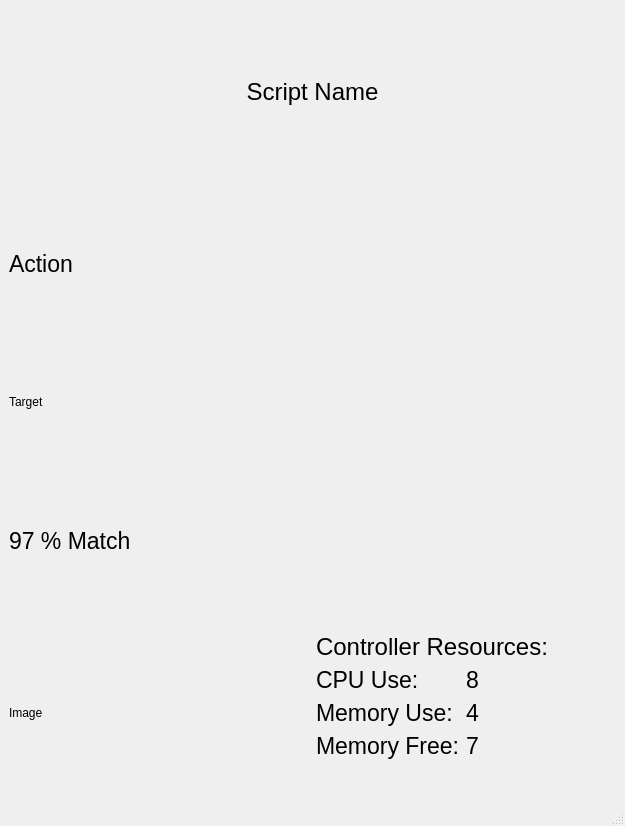
<?xml version="1.0" encoding="UTF-8"?>
<ui version="4.0">
 <class>MainWindow</class>
 <widget class="QMainWindow" name="MainWindow">
  <property name="geometry">
   <rect>
    <x>0</x>
    <y>0</y>
    <width>625</width>
    <height>826</height>
   </rect>
  </property>
  <property name="windowTitle">
   <string>MainWindow</string>
  </property>
  <widget class="QWidget" name="centralwidget">
   <layout class="QVBoxLayout" name="verticalLayout_2">
    <item>
     <layout class="QVBoxLayout" name="verticalLayout">
      <item>
       <layout class="QHBoxLayout" name="horizontalLayout">
        <item>
         <widget class="QLabel" name="label_6">
          <property name="font">
           <font>
            <pointsize>18</pointsize>
           </font>
          </property>
          <property name="text">
           <string>Script Name</string>
          </property>
          <property name="alignment">
           <set>Qt::AlignCenter</set>
          </property>
         </widget>
        </item>
       </layout>
      </item>
      <item>
       <layout class="QHBoxLayout" name="horizontalLayout_2">
        <item>
         <widget class="QLabel" name="label_5">
          <property name="font">
           <font>
            <pointsize>17</pointsize>
           </font>
          </property>
          <property name="text">
           <string>Action</string>
          </property>
         </widget>
        </item>
       </layout>
      </item>
      <item>
       <widget class="QLabel" name="label_2">
        <property name="maximumSize">
         <size>
          <width>200</width>
          <height>100</height>
         </size>
        </property>
        <property name="text">
         <string>Target</string>
        </property>
       </widget>
      </item>
      <item>
       <widget class="QLabel" name="label_3">
        <property name="font">
         <font>
          <pointsize>17</pointsize>
         </font>
        </property>
        <property name="text">
         <string>97 % Match</string>
        </property>
       </widget>
      </item>
      <item>
       <layout class="QHBoxLayout" name="horizontalLayout_3">
        <item>
         <widget class="QLabel" name="label">
          <property name="text">
           <string>Image</string>
          </property>
         </widget>
        </item>
        <item>
         <layout class="QVBoxLayout" name="verticalLayout_3">
          <item>
           <layout class="QVBoxLayout" name="verticalLayout_4">
            <property name="spacing">
             <number>0</number>
            </property>
            <item>
             <widget class="QLabel" name="label_9">
              <property name="font">
               <font>
                <pointsize>18</pointsize>
                <weight>50</weight>
                <bold>false</bold>
               </font>
              </property>
              <property name="text">
               <string>Controller Resources:</string>
              </property>
              <property name="alignment">
               <set>Qt::AlignLeading|Qt::AlignLeft|Qt::AlignVCenter</set>
              </property>
             </widget>
            </item>
            <item>
             <layout class="QHBoxLayout" name="horizontalLayout_6">
              <item>
               <widget class="QLabel" name="label_11">
                <property name="font">
                 <font>
                  <pointsize>17</pointsize>
                 </font>
                </property>
                <property name="text">
                 <string>CPU Use:</string>
                </property>
               </widget>
              </item>
              <item>
               <widget class="QLabel" name="label_12">
                <property name="font">
                 <font>
                  <pointsize>17</pointsize>
                 </font>
                </property>
                <property name="text">
                 <string>8</string>
                </property>
                <property name="alignment">
                 <set>Qt::AlignLeading|Qt::AlignLeft|Qt::AlignVCenter</set>
                </property>
               </widget>
              </item>
             </layout>
            </item>
            <item>
             <layout class="QHBoxLayout" name="horizontalLayout_5">
              <item>
               <widget class="QLabel" name="label_8">
                <property name="font">
                 <font>
                  <pointsize>17</pointsize>
                 </font>
                </property>
                <property name="text">
                 <string>Memory Use:</string>
                </property>
               </widget>
              </item>
              <item>
               <widget class="QLabel" name="label_10">
                <property name="font">
                 <font>
                  <pointsize>17</pointsize>
                 </font>
                </property>
                <property name="text">
                 <string>4</string>
                </property>
                <property name="alignment">
                 <set>Qt::AlignLeading|Qt::AlignLeft|Qt::AlignVCenter</set>
                </property>
               </widget>
              </item>
             </layout>
            </item>
            <item>
             <layout class="QHBoxLayout" name="horizontalLayout_4">
              <item>
               <widget class="QLabel" name="label_4">
                <property name="font">
                 <font>
                  <pointsize>17</pointsize>
                 </font>
                </property>
                <property name="text">
                 <string>Memory Free:</string>
                </property>
               </widget>
              </item>
              <item>
               <widget class="QLabel" name="label_7">
                <property name="font">
                 <font>
                  <pointsize>17</pointsize>
                 </font>
                </property>
                <property name="text">
                 <string>7</string>
                </property>
                <property name="alignment">
                 <set>Qt::AlignLeading|Qt::AlignLeft|Qt::AlignVCenter</set>
                </property>
               </widget>
              </item>
             </layout>
            </item>
            <item>
             <widget class="QWidget" name="widget" native="true"/>
            </item>
           </layout>
          </item>
         </layout>
        </item>
       </layout>
      </item>
     </layout>
    </item>
   </layout>
  </widget>
  <widget class="QMenuBar" name="menubar">
   <property name="geometry">
    <rect>
     <x>0</x>
     <y>0</y>
     <width>625</width>
     <height>21</height>
    </rect>
   </property>
  </widget>
  <widget class="QStatusBar" name="statusbar"/>
 </widget>
 <resources/>
 <connections/>
</ui>
